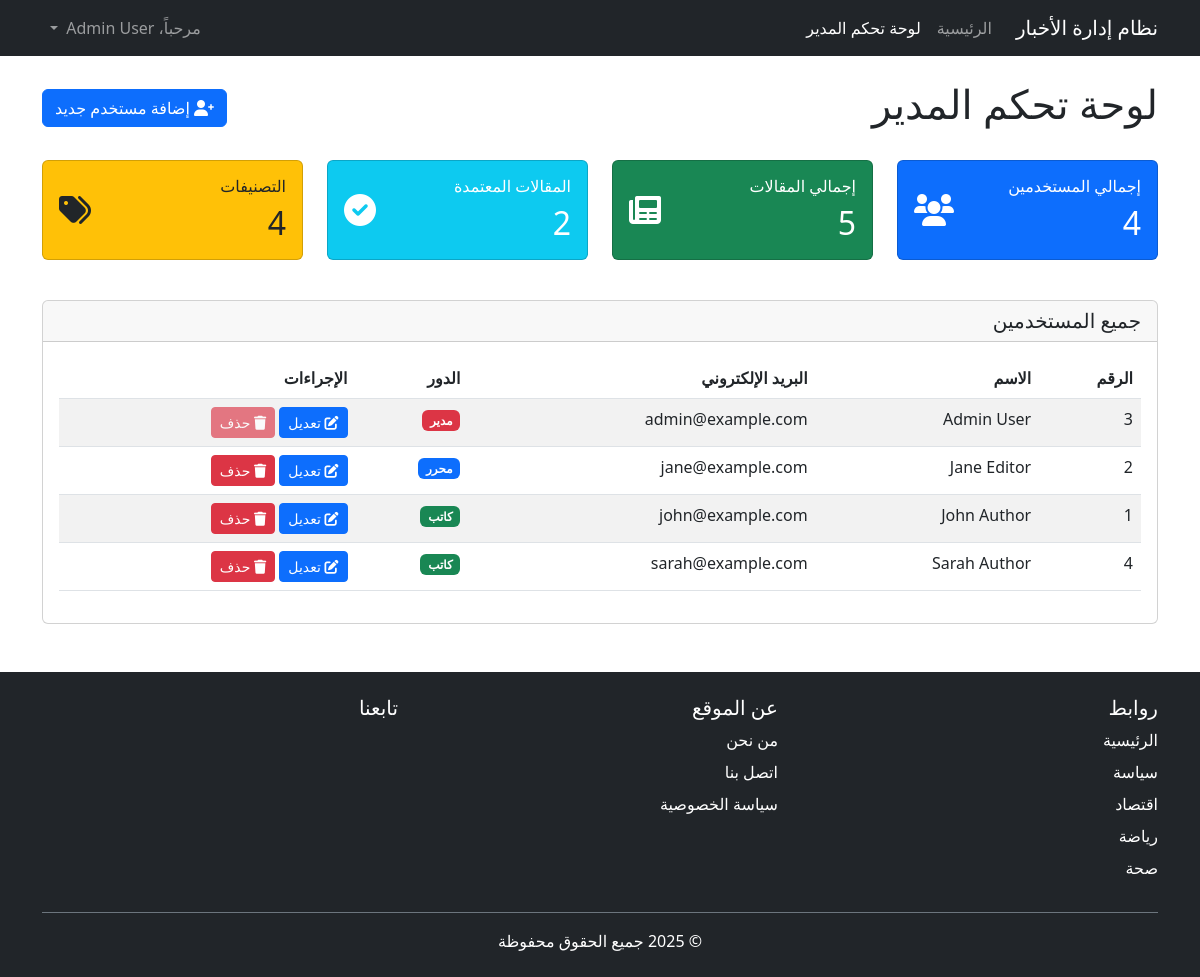
The page /admin_dashboard.php (signed in) on the database its author committed.
### tables this page shows
CREATE TABLE IF NOT EXISTS user (
    id INT AUTO_INCREMENT PRIMARY KEY,
    name VARCHAR(100) NOT NULL,
    email VARCHAR(100) NOT NULL UNIQUE,
    password VARCHAR(255) NOT NULL,
    role ENUM('author', 'editor', 'admin') NOT NULL
);

### admin_dashboard.php (the view, shortened to what this page needs)
<?php
$conn = DBConnection::connect();
$stmt = $conn->prepare("SELECT * FROM user ORDER BY name");
$stmt->execute();
$result = $stmt->get_result();
$users = $result->fetch_all(MYSQLI_ASSOC);
$total_users = count($users);
$stmt = $conn->prepare("SELECT COUNT(*) as count FROM news");
$stmt->execute();
$result = $stmt->get_result();
$row = $result->fetch_assoc();
$total_news = $row['count'];
$stmt = $conn->prepare("SELECT status, COUNT(*) as count FROM news GROUP BY status");
$stmt->execute();
$result = $stmt->get_result();
$news_by_status = [];
while ($row = $result->fetch_assoc()) {
    $news_by_status[$row['status']] = $row['count'];
}
$stmt = $conn->prepare("SELECT COUNT(*) as count FROM category");
$stmt->execute();
$result = $stmt->get_result();
$row = $result->fetch_assoc();
$total_categories = $row['count'];
?>
<!DOCTYPE html>
<html lang="ar" dir="rtl">
<head>
    <link href="https://cdn.jsdelivr.net/npm/bootstrap@5.3.0-alpha1/dist/css/bootstrap.rtl.min.css" rel="stylesheet">
    <link rel="stylesheet" href="https://cdnjs.cloudflare.com/ajax/libs/font-awesome/6.0.0/css/all.min.css">
</head>
<body>
    <nav class="navbar navbar-expand-lg navbar-dark bg-dark">
        <div class="container">
            <a class="navbar-brand" href="index.php">نظام إدارة الأخبار</a>
            <div class="collapse navbar-collapse" id="navbarNav">
                <ul class="navbar-nav me-auto">
                    <li class="nav-item">
                        <a class="nav-link" href="index.php">الرئيسية</a>
                    </li>
                    <li class="nav-item">
                        <a class="nav-link active" href="admin_dashboard.php">لوحة تحكم المدير</a>
                    </li>
                </ul>
                <ul class="navbar-nav">
                    <li class="nav-item dropdown">
                        <a class="nav-link dropdown-toggle" href="#" id="navbarDropdown" role="button" data-bs-toggle="dropdown" aria-expanded="false">
                            مرحباً، <?= htmlspecialchars($_SESSION['user_name']) ?>
                        </a>
                    </li>
                </ul>
            </div>
        </div>
    </nav>
    <div class="container mt-4">
        <div class="d-flex justify-content-between align-items-center mb-4">
            <h1>لوحة تحكم المدير</h1>
            <a href="add_user.php" class="btn btn-primary">
                <i class="fas fa-user-plus"></i> إضافة مستخدم جديد
            </a>
        </div>
        <div class="row mb-4">
            <div class="col-md-3 mb-3">
                <div class="card stats-card bg-primary text-white">
                    <div class="card-body">
                        <div class="d-flex justify-content-between align-items-center">
                            <div>
                                <h6 class="card-title">إجمالي المستخدمين</h6>
                                <h2 class="mb-0"><?= $total_users ?></h2>
                            </div>
                            <i class="fas fa-users fa-2x"></i>
                        </div>
                    </div>
                </div>
            </div>
                <div class="col-md-3 mb-3">
                <div class="card stats-card bg-success text-white">
                    <div class="card-body">
                        <div class="d-flex justify-content-between align-items-center">
                            <div>
                                <h6 class="card-title">إجمالي المقالات</h6>
                                <h2 class="mb-0"><?= $total_news ?></h2>
                            </div>
                            <i class="fas fa-newspaper fa-2x"></i>
                        </div>
                    </div>
                </div>
            </div>
            <div class="col-md-3 mb-3">
                <div class="card stats-card bg-info text-white">
                    <div class="card-body">
                        <div class="d-flex justify-content-between align-items-center">
                            <div>
                                <h6 class="card-title">المقالات المعتمدة</h6>
                                <h2 class="mb-0"><?= $news_by_status['approved'] ?? 0 ?></h2>
                            </div>
                            <i class="fas fa-check-circle fa-2x"></i>
                        </div>
                    </div>
                </div>
            </div>
            <div class="col-md-3 mb-3">
                <div class="card stats-card bg-warning text-dark">
                    <div class="card-body">
                        <div class="d-flex justify-content-between align-items-center">
                            <div>
                                <h6 class="card-title">التصنيفات</h6>
                                <h2 class="mb-0"><?= $total_categories ?></h2>
                            </div>
                            <i class="fas fa-tags fa-2x"></i>
                        </div>
                    </div>
                </div>
            </div>
        </div>
        <div class="card">
            <div class="card-header">
                <h5 class="mb-0">جميع المستخدمين</h5>
            </div>
            <div class="card-body">
                    <div class="table-responsive">
                        <table class="table table-striped">
                            <thead>
                                <tr>
                                    <th>الرقم</th>
                                    <th>الاسم</th>
                                    <th>البريد الإلكتروني</th>
                                    <th>الدور</th>
                                    <th>الإجراءات</th>
                                </tr>
                            </thead>
                            <tbody>
                                <?php foreach ($users as $user): ?>
                                    <tr>
                                        <td><?= $user['id'] ?></td>
                                        <td><?= htmlspecialchars($user['name']) ?></td>
                                        <td><?= htmlspecialchars($user['email']) ?></td>
                                        <td>
                                            <?php if ($user['role'] == 'admin'): ?>
                                                <span class="badge bg-danger">مدير</span>
                                            <?php elseif ($user['role'] == 'editor'): ?>
                                                <span class="badge bg-primary">محرر</span>
                                            <?php else: ?>
                                                <span class="badge bg-success">كاتب</span>
                                            <?php endif; ?>
                                        </td>
                                        <td>
                                            <a href="edit_user.php?id=<?= $user['id'] ?>" class="btn btn-sm btn-primary">
                                                <i class="fas fa-edit"></i> تعديل
                                            </a>
                                            <?php if ($user['id'] != $_SESSION['user_id']): ?>
                                                <button type="button" class="btn btn-sm btn-danger" data-bs-toggle="modal" data-bs-target="#deleteModal<?= $user['id'] ?>">
                                                    <i class="fas fa-trash"></i> حذف
                                                </button>
                                            <?php else: ?>
                                                <button type="button" class="btn btn-sm btn-danger" disabled title="لا يمكنك حذف حسابك الخاص">
                                                    <i class="fas fa-trash"></i> حذف
                                                </button>
                                            <?php endif; ?>
                                        </td>
                                    </tr>
                                <?php endforeach; ?>
                            </tbody>
                        </table>
                    </div>
            </div>
        </div>
    </div>
  <footer class="bg-dark text-white py-4 mt-5">
    <div class="container">
      <div class="row">
        <div class="col-md-4">
          <h5>روابط</h5>
          <ul class="list-unstyled">
            <li class="mb-2">
              <a href="index.html" class="text-white text-decoration-none">الرئيسية</a>
            </li>
            <li class="mb-2">
              <a href="category.html" class="text-white text-decoration-none">سياسة</a>
            </li>
            <li class="mb-2">
              <a href="category.html" class="text-white text-decoration-none">اقتصاد</a>
            </li>
            <li class="mb-2">
              <a href="category.html" class="text-white text-decoration-none">رياضة</a>
            </li>
            <li class="mb-2">
              <a href="category.html" class="text-white text-decoration-none">صحة</a>
            </li>
          </ul>
        </div>
        <div class="col-md-4">
          <h5>عن الموقع</h5>
          <ul class="list-unstyled">
            <li class="mb-2">
              <a href="#" class="text-white text-decoration-none">من نحن</a>
            </li>
            <li class="mb-2">
              <a href="#" class="text-white text-decoration-none">اتصل بنا</a>
            </li>
            <li class="mb-2">
              <a href="#" class="text-white text-decoration-none">سياسة الخصوصية</a>
            </li>
          </ul>
        </div>
        <div class="col-md-4">
          <h5>تابعنا</h5>
        </div>
      </div>
      <div class="border-top border-secondary pt-3 mt-3 text-center">
        <p class="m-0">© 2025 جميع الحقوق محفوظة</p>
      </div>
    </div>
  </footer>
</body>
</html>

### admin_dashboard.php (style rules this page uses)
.stats-card { transition: all 0.3s; }

### rows shown on the page
user: id "3", name "Admin User", email "admin@example.com", role "مدير", shows "حذف"
user: id "2", name "Jane Editor", email "jane@example.com", role "محرر"
user: id "1", name "John Author", email "john@example.com", role "كاتب"
user: id "4", name "Sarah Author", email "sarah@example.com", role "كاتب"

### other values the page prints
$_SESSION['user_name'] "Admin User"
$total_users "4"
$total_news "5"
$news_by_status['approved'] "2"
$total_categories "4"
